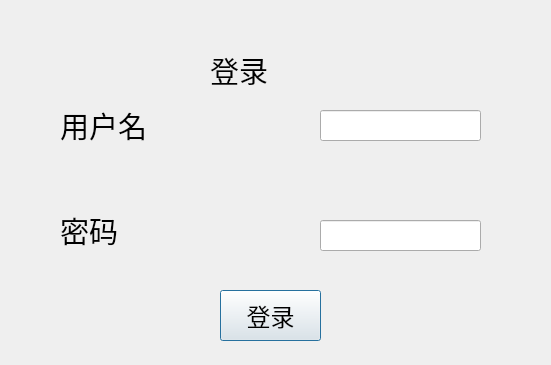
<?xml version="1.0" encoding="UTF-8"?>
<ui version="4.0">
 <class>LoginDialog</class>
 <widget class="QDialog" name="LoginDialog">
  <property name="geometry">
   <rect>
    <x>0</x>
    <y>0</y>
    <width>551</width>
    <height>365</height>
   </rect>
  </property>
  <property name="windowTitle">
   <string>Dialog</string>
  </property>
  <widget class="QLabel" name="label">
   <property name="geometry">
    <rect>
     <x>60</x>
     <y>100</y>
     <width>191</width>
     <height>51</height>
    </rect>
   </property>
   <property name="font">
    <font>
     <family>宋体</family>
     <pointsize>22</pointsize>
    </font>
   </property>
   <property name="cursor">
    <cursorShape>ArrowCursor</cursorShape>
   </property>
   <property name="text">
    <string>用户名</string>
   </property>
  </widget>
  <widget class="QLabel" name="label_2">
   <property name="geometry">
    <rect>
     <x>60</x>
     <y>200</y>
     <width>131</width>
     <height>61</height>
    </rect>
   </property>
   <property name="font">
    <font>
     <family>宋体</family>
     <pointsize>22</pointsize>
    </font>
   </property>
   <property name="text">
    <string>密码</string>
   </property>
  </widget>
  <widget class="QLineEdit" name="usernamelineEdit">
   <property name="geometry">
    <rect>
     <x>320</x>
     <y>110</y>
     <width>161</width>
     <height>31</height>
    </rect>
   </property>
  </widget>
  <widget class="QLineEdit" name="passwordlineEdit">
   <property name="geometry">
    <rect>
     <x>320</x>
     <y>220</y>
     <width>161</width>
     <height>31</height>
    </rect>
   </property>
  </widget>
  <widget class="QPushButton" name="loginpushButton">
   <property name="geometry">
    <rect>
     <x>220</x>
     <y>290</y>
     <width>101</width>
     <height>51</height>
    </rect>
   </property>
   <property name="font">
    <font>
     <family>Agency FB</family>
     <pointsize>18</pointsize>
    </font>
   </property>
   <property name="text">
    <string>登录</string>
   </property>
  </widget>
  <widget class="QLabel" name="label_3">
   <property name="geometry">
    <rect>
     <x>210</x>
     <y>40</y>
     <width>151</width>
     <height>61</height>
    </rect>
   </property>
   <property name="font">
    <font>
     <family>Agency FB</family>
     <pointsize>22</pointsize>
    </font>
   </property>
   <property name="text">
    <string>登录</string>
   </property>
  </widget>
 </widget>
 <resources/>
 <connections/>
</ui>
